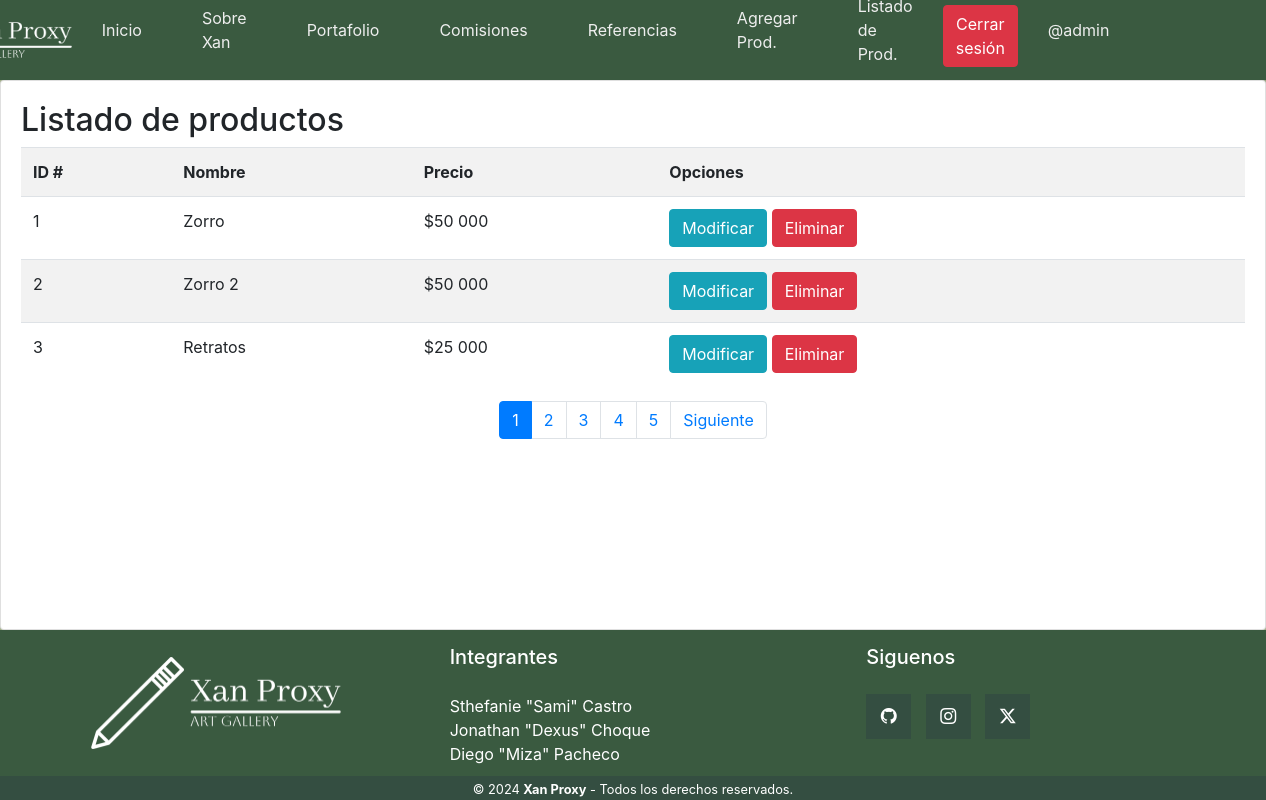
Screenshot of /listar-producto/ (signed in) with the database file from the repository.
### web/models.py (models this page shows, shortened)
class Producto(models.Model):
    id = models.IntegerField(primary_key=True)
    nombre = models.CharField(max_length=200)
    precio = models.IntegerField()
    descripcion = models.TextField()
    imagen = models.ImageField(upload_to="productos", null=True)

### web/views.py (the view)
# urls.py: path('listar-producto/', listar_producto, name="listar_producto"),
@permission_required('web.view_producto')
def listar_producto(request):
    productos = Producto.objects.all()
    page = request.GET.get('page', 1)
    try:
        paginator = Paginator(productos, 3)
        productos = paginator.page(page)
    except:
        raise Http404
    data = {
        'entity' : productos,
        'paginator' : paginator
    }
    return render(request, 'web/producto/listar.html', data)

### web/templates/web/producto/listar.html (shortened to what this page needs)
{% load static %}
<!DOCTYPE html>
<html lang="es">
<head>
    <link rel="stylesheet" href="https://cdn.jsdelivr.net/npm/bootstrap-icons@1.11.3/font/bootstrap-icons.min.css">
    <link rel="stylesheet" href="https://cdn.jsdelivr.net/npm/bootstrap@4.5.3/dist/css/bootstrap.min.css">
    <link rel="stylesheet" href="{% static '/CSS/menu.css' %}">
    <link rel="stylesheet" href="{% static '/CSS/carrusel.css' %}">
    <link rel="stylesheet" href="{% static '/CSS/style_footer.css' %}">
    <link rel="stylesheet" href="{% static '/CSS/paragraph_index.css' %}">
</head>
<body>
    <header class="header">
        <nav>
            <ul>
                <li><img src="{% static '/imgs/logo-xan-proxy.png' %}" alt="logo"></li>
                <li class="hideOnMobile"><a href="{% url 'index' %}">Inicio</a></li>
                <li class="hideOnMobile"><a href="{% url 'info' %}">Sobre Xan</a></li>
                <li class="hideOnMobile"><a href="{% url 'portafolio' %}">Portafolio</a></li>
                <li class="hideOnMobile"><a href="{% url 'patreon' %}">Comisiones</a></li>
                <li class="hideOnMobile"><a href="{% url 'referencia' %}">Referencias</a></li>
                {% if perms.web.add_producto %}
                <li class="hideOnMobile"><a href="{%  url 'agregar_producto' %}">Agregar Prod.</a></li>
                {% endif %}
                {% if perms.web.view_producto %}
                <li><a href="">Listado de Prod.</a></li>
                {% endif %}
                {% if user.is_authenticated %}
                <li>
                    <form action="{% url 'logout' %}" method="POST">
                        <button type="submit" class="btn btn-danger">Cerrar sesión</button>
                    </form>
                </li>
                <li>
                    <a href="">@{{ user.username }}</a>
                </li>
                {% else %}
                <li>
                    <a href="{% url 'login' %}">Iniciar sesión</a>
                </li>
                {% endif %}
            </ul>
        </nav>
    </header>
    {% load humanize %}
    <div class="card">
        <div class="card-body">
            <h2>Listado de productos</h2>
            <table class="table table-striped table-hover table-responsive-sm">
                <tr>
                    <th>ID #</th>
                    <th>Nombre</th>
                    <th>Precio</th>
                    <th>Opciones</th>
                </tr>
                {% for p in entity %}
                <tr>
                    <td>{{ p.id }}</td>
                    <td>{{ p.nombre | title }}</td>
                    <td>${{ p.precio | intcomma }}</td>
                    <td>
                        {% if perms.web.change_producto %}
                        <a href="{% url 'modificar_producto' p.id %}" class="btn btn-info">Modificar</a>
                        {% endif %}
                        {% if perms.web.delete_producto %}
                        <a href="#" onclick="eliminarProducto({{ p.id }})" class="btn btn-danger">Eliminar</a>
                        {% endif %}
                    </td>
                </tr>
                {% endfor %}
            </table>
            <div>
                {% include 'web/paginator.html' %}
            </div>
        </div>
    </div>
    <footer class="pie">
        <div class="grupo-1">
            <div class="caja">
                <figure>
                    <img src="{% static '/imgs/logo-xan-proxy.png' %}" alt="logo xan proxy">
                </figure>
            </div>
            <div class="caja">
                <h2>Integrantes</h2>
                <p>Sthefanie "Sami" Castro <br>Jonathan "Dexus" Choque <br>Diego "Miza" Pacheco</p>
            </div>
            <div class="caja">
                <h2>Siguenos</h2>
                <div class="redes">
                    <a href="https://github.com/MizaBard" target="_blank"><i class="bi bi-github"></i></a>
                    <a href="https://www.instagram.com/purenonsince/" target="_blank"><i class="bi bi-instagram"></i></a>
                    <a href="https://twitter.com/MizaSenpai" target="_blank"><i class="bi bi-twitter-x"></i></a>
                </div>
            </div>
        </div>
        <div class="grupo-2">
            <small>&copy; 2024 <b>Xan Proxy</b> - Todos los derechos reservados.</small>
        </div>
    </footer>
</body>
</html>

### web/static/CSS/menu.css (style rules this page uses)
* { margin: 0; padding: 0; }
body { background-color: #a3b18a; }
nav { background-color: #3a5a40; box-shadow: 3px 3px 5px rgba(0, 0, 0, 0.1); justify-content: space-between; align-items: center; height: 80px; padding: 5px 10%; }
.header img { height: 70px; width: auto; transition: all 0.3s; border-radius: 10px; }
nav ul { width: 100%; list-style: none; display: flex; justify-content: flex-end; align-items: center; }
nav li { height: 50px; }
nav a { height: 100%; padding: 0 30px; text-decoration: none; display: flex; align-items: center; color: #eeeeee; }
nav li:first-child { margin-right: auto; }

### web/static/CSS/style_footer.css (style rules this page uses)
* { margin: 0; padding: 0; box-sizing: border-box; }
body { display: grid; grid-template-rows: auto 1fr auto; min-height: 100vh; }
.pie { width: 100%; background-color: #3a5a40; }
.pie .grupo-1 { width: 100%; max-width: 1200px; margin: auto; display: grid; grid-template-columns: repeat(3, 1fr); grid-gap: 50px; padding: 0px; }
.pie .grupo-1 .caja figure { width: 100%; height: 100%; display: flex; justify-content: center; align-items: center; }
.pie .grupo-1 .caja figure img { width: 250px; }
.pie .grupo-1 .caja h2 { padding-top: 15px; color: rgb(255, 255, 255); margin-bottom: 25px; font-size: 20px; }
.pie .grupo-1 .caja p { color: white; margin-bottom: 10px; }
.pie .grupo-1 .redes a { display: inline-block; text-decoration: none; width: 45px; height: 45px; line-height: 45px; color: rgb(255, 255, 255); margin-right: 10px; background-color: #344e41; text-align: center; }
.pie .grupo-2 { background-color: #344e41; text-align: center; color: white; }

### rows the page displays
Producto: id "1", nombre "Zorro", precio "50 000"
Producto: id "2", nombre "Zorro 2", precio "50 000"
Producto: id "3", nombre "Retratos", precio "25 000"

### other values shown
{{ user.username }} "admin"
{{ page }} "1" "2" "3" "4" "5"
